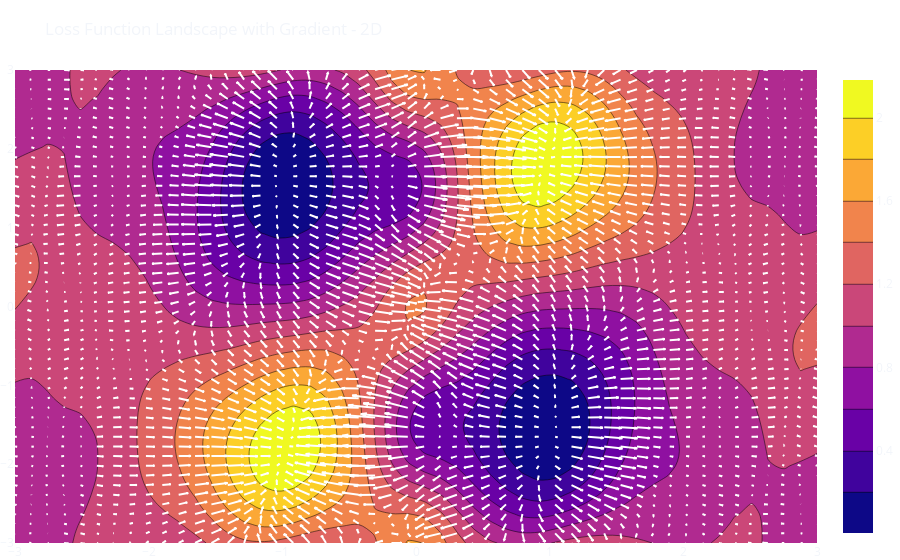

Notebook code for this chart:
### Markdown cell above
**Our loss surface has two global minima (two optimal solutions). The regions near the global minima are convex ("U" shaped) and we could use this "inclination" (_the sign and magnitude of the derivative_) to our favor. This is what `gradient descent` is all about.**

**The formula for gradient descent is:**

$$ \theta_{j+1} = \theta_j - \alpha \nabla J(\theta_j) $$

**where:** 

- **$\theta_j$ is the vector of model parameters at iteration $j$.** 
- **$\alpha$ is the learning rate.** 
- **$J(\theta)$ is the loss/cost function.** 
- **$\nabla J(\theta)$ is the gradient of the cost function concerning the model parameters.** 

**The gradient is a vector of partial derivatives of the cost function concerning each parameter. The gradient descent algorithm takes steps in the direction of the negative gradient until it reaches a minimum of the cost function.**

**For this problem, our loos function will be MSE, since we are trying to predict real values.**

**Calculating the derivative of our function in this toy example is simple since the derivative of our ~ mystery function ~ is well known ($Cos$).**

**To help you understand that the gradient basically points to the direction where the optimizer should "move the parameters of the model", let us plot arrows at every point of our loss landscape, representing the direction/magnitude of the gradient.**

### Code cell
import plotly.figure_factory as ff

def gradient(w):
    """
    Computes the gradient of the mean squared error loss function 
    with respect to the weights wfor a cosine model with input 
    feature x and target variable y.

    Parameters
    ----------
    w : array-like of shape (2,)
        The weights of the cosine model, where w[0] is the frequency 
        parameter and w[1] is the phase parameter.

    Returns
    -------
    gradient : ndarray of shape (2,)
        The gradient of the mean squared error loss function 
        with respect to the weights w.

    """
    g0 = -np.mean(2 * (y - np.cos(w[0] * x + w[1]))
                  * - np.sin(w[0]*x + w[1])*x)
    g1 = -np.mean(2 * (y - np.cos(w[0] * x + w[1])) * - np.sin(w[0]*x + w[1]))
    return np.array([g0, g1])


loss_grad_df = loss_log_df.join(loss_log_df[['w0', 'w1']].apply(lambda w: gradient(
    w), axis=1, result_type='expand').rename(columns={0: 'g0', 1: 'g1'}))

fig = go.Figure()

fig = ff.create_quiver(x=loss_grad_df['w0'], y=loss_grad_df['w1'],
                       u=loss_grad_df['g0'], v=loss_grad_df['g1'],
                       line_width=2, line_color='white',
                       scale=0.1, arrow_scale=.2)

fig.add_trace(go.Contour(x=loss_grad_df['w0'], y=loss_grad_df['w1'], z=loss_grad_df['MSE']))

fig.update_layout(margin=dict(l=0, r=0, t=70, b=0),
                  xaxis_range=[w0_val.min(), w0_val.max()],
                  yaxis_range=[w1_val.min(), w1_val.max()],
                  template='plotly_dark',
                  title='Loss Function Landscape with Gradient - 2D',
                  paper_bgcolor='rgba(0, 0, 0, 0)',
                  plot_bgcolor='rgba(0, 0, 0, 0)')

fig.show()

### Figure 1 — Plotly figure (JSON) as saved in the notebook; plotly's stock layout.template omitted (floating-point values rounded to 4 significant figures; data arrays with more than 128 entries replaced by an {"elided": "..."} marker saying what was removed)
{"data": [{"line": {"color": "white", "width": 2}, "mode": "lines", "type": "scatter", "x": {"elided": "17500 float values"}, "y": {"elided": "17500 float values"}}, {"type": "contour", "x": {"elided": "2500 float values"}, "y": {"elided": "2500 float values"}, "z": {"elided": "2500 float values"}}], "layout": {"hovermode": "closest", "margin": {"b": 0, "l": 0, "r": 0, "t": 70}, "paper_bgcolor": "rgba(0, 0, 0, 0)", "plot_bgcolor": "rgba(0, 0, 0, 0)", "title": {"text": "Loss Function Landscape with Gradient - 2D"}, "xaxis": {"range": [-3, 3]}, "yaxis": {"range": [-3, 3]}}}
